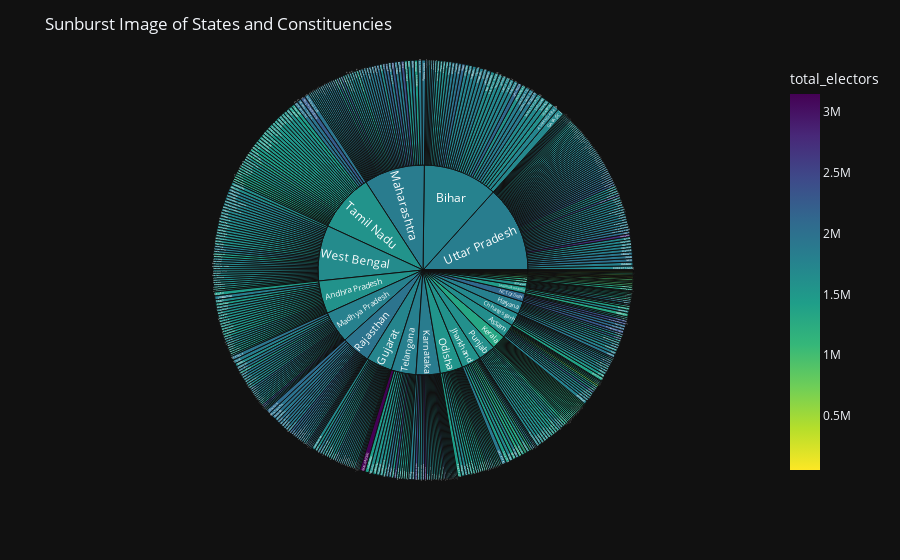

Notebook source saved alongside this figure:
### Markdown cell above
### Creating Sunburst image of all states and constituencies

### Code cell
st_val=df[['state','constituency','total_electors']]
fig=px.sunburst(st_val,path=['state','constituency']
                ,values='total_electors',
               color='total_electors',
               color_continuous_scale='viridis_r')
fig.update_layout(title_text='Sunburst Image of States and Constituencies',
                  template='plotly_dark')
fig.show()

### Figure 1 — Plotly figure (JSON) as saved in the notebook; plotly's stock layout.template omitted (floating-point values rounded to 4 significant figures; data arrays with more than 128 entries replaced by an {"elided": "..."} marker saying what was removed)
{"data": [{"branchvalues": "total", "customdata": {"elided": "578x1 float values"}, "domain": {"x": [0.0, 1.0], "y": [0.0, 1.0]}, "hovertemplate": "labels=%{label}<br>total_electors_sum=%{value}<br>parent=%{parent}<br>id=%{id}<br>total_electors=%{color}<extra></extra>", "ids": {"elided": "578 str values"}, "labels": {"elided": "578 str values"}, "marker": {"coloraxis": "coloraxis", "colors": {"elided": "578 float values"}}, "name": "", "parents": {"elided": "578 str values"}, "type": "sunburst", "values": {"elided": "578 int values"}}], "layout": {"coloraxis": {"colorbar": {"title": {"text": "total_electors"}}, "colorscale": [[0.0, "#fde725"], [0.1111, "#b5de2b"], [0.2222, "#6ece58"], [0.3333, "#35b779"], [0.4444, "#1f9e89"], [0.5556, "#26828e"], [0.6667, "#31688e"], [0.7778, "#3e4989"], [0.8889, "#482878"], [1.0, "#440154"]]}, "legend": {"tracegroupgap": 0}, "margin": {"t": 60}, "title": {"text": "Sunburst Image of States and Constituencies"}}}
